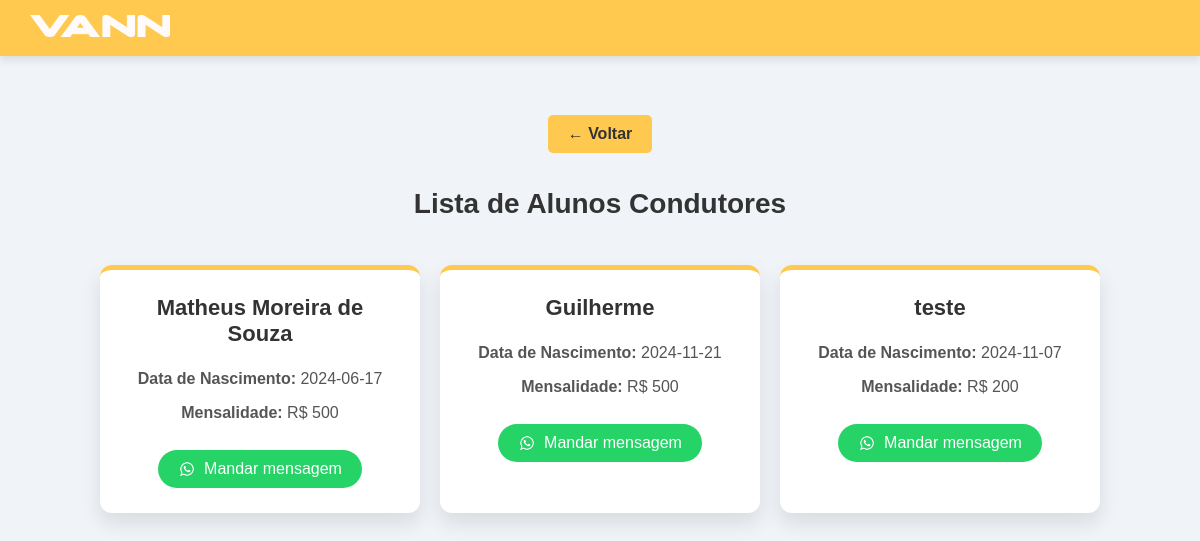
Screenshot of /PaginasAdm/tabela_usuario.php (signed in) with the database file from the repository.
### tables this page shows
CREATE TABLE `alunocondutor` (
  `id_aluno` int(11) NOT NULL,
  `nome_aluno` varchar(100) NOT NULL,
  `data_nasc` date NOT NULL,
  `horarioentrada` varchar(20) NOT NULL,
  `horariosaida` varchar(20) NOT NULL,
  `destinoinicial` varchar(50) NOT NULL,
  `destinofinal` varchar(50) NOT NULL,
  `telefone_responsavel` varchar(20) NOT NULL,
  `valor_mensalidade` varchar(10) NOT NULL,
  `data_registro` varchar(10) NOT NULL,
  `status_rota` enum('Em andamento','Entregue') NOT NULL,
  `id_responsavel` int(11) NOT NULL,
  `fk_id_condutor` int(11) NOT NULL
);

### PaginasAdm/tabela_usuario.php (the view, shortened to what this page needs)
<?php
include('../CRUD/conexao.php');
?>
<!DOCTYPE html>
<html lang="pt-br">
<head>
</head>
<body>
    <header>
        <a href="./homepage.php">
            <img src="../assets/img/VANN.png" class="logo" alt="Logo">
        </a>
    </header>
    <a href="javascript:history.back()" class="back-button">← Voltar</a>
    <div class="container">
        <h2>Lista de Alunos Condutores</h2>
        <?php
        $sql = "SELECT nome_aluno, data_nasc, valor_mensalidade, telefone_responsavel FROM alunocondutor";
        $result = $conexao->query($sql);
        if ($result->num_rows > 0) {
            while ($row = $result->fetch_assoc()) {
        ?>
            <div class="card">
                <h3><?php echo $row['nome_aluno']; ?></h3>
                <p><strong>Data de Nascimento:</strong> <?php echo $row['data_nasc']; ?></p>
                <p><strong>Mensalidade:</strong> R$ <?php echo $row['valor_mensalidade']; ?></p>
                <a href="https://wa.me/<?php echo $row['telefone_responsavel']; ?>" target="_blank" class="whatsapp-button">
                    <img src="../assets/img/whatsapp-icon.png" alt="WhatsApp"> Mandar mensagem
                </a>
            </div>
        <?php
            }
        } else {
            echo "<p>Nenhum aluno condutor encontrado.</p>";
        }
        ?>
    </div>
</body>
</html>

### PaginasAdm/tabela_usuario.php (style rules this page uses)
* { box-sizing: border-box; margin: 0; padding: 0; font-family: Arial, sans-serif; }
body { background-color: #f0f4f8; color: #333; display: flex; flex-direction: column; align-items: center; min-height: 100vh; padding-top: 100px; margin: 0; }
header { width: 100%; background-color: #FFC84E; padding: 15px 30px; display: flex; align-items: center; justify-content: space-between; box-shadow: 0 4px 8px rgba(0, 0, 0, 0.1); position: fixed; top: 0; z-index: 1000; }
.logo { width: 140px; }
.back-button { display: inline-block; margin: 15px 0; padding: 10px 20px; background-color: #FFC84E; color: #333; font-size: 16px; font-weight: bold; text-decoration: none; border-radius: 5px; transition: background-color 0.3s; }
.container { width: 90%; max-width: 1200px; display: flex; flex-wrap: wrap; gap: 20px; justify-content: center; margin-top: 20px; }
h2 { width: 100%; text-align: center; color: #333; font-size: 28px; margin-bottom: 25px; font-weight: 600; }
.card { background-color: #fff; border-radius: 12px; padding: 25px; width: 100%; max-width: 320px; box-shadow: 0 10px 20px rgba(0, 0, 0, 0.1); transition: transform 0.3s ease, box-shadow 0.3s ease; text-align: center; display: flex; flex-direction: column; align-items: center; border-top: 5px solid #FFC84E; }
.card h3 { font-size: 22px; color: #333; margin-bottom: 15px; font-weight: 600; }
.card p { font-size: 16px; color: #555; margin: 5px 0; line-height: 1.5; }
.whatsapp-button { display: inline-flex; align-items: center; gap: 8px; margin-top: 20px; padding: 10px 20px; font-size: 16px; color: #fff; background-color: #25D366; border: none; border-radius: 50px; cursor: pointer; transition: background-color 0.3s; text-decoration: none; }
.whatsapp-button img { width: 18px; height: 18px; }

### rows the page displays
alunocondutor: nome_aluno "Matheus Moreira de Souza", data_nasc "2024-06-17", valor_mensalidade "500"
alunocondutor: nome_aluno "Guilherme", data_nasc "2024-11-21", valor_mensalidade "500"
alunocondutor: nome_aluno "teste", data_nasc "2024-11-07", valor_mensalidade "200"
